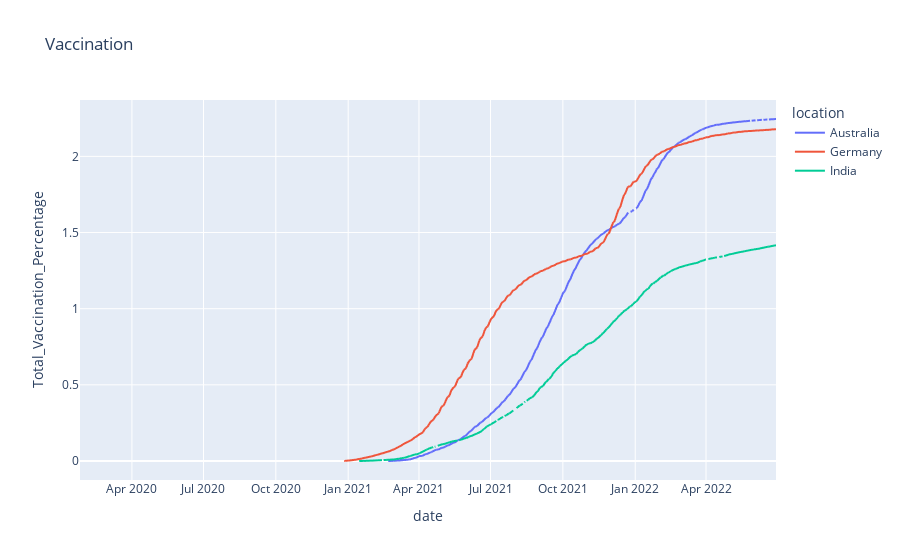

The cell this chart's notebook holds for it:
### Code cell
Vaccination_over_population = px.line(df_of_selected_countries, x= "date", y= "Total_Vaccination_Percentage", color="location", title = 'Vaccination')
Vaccination_over_population.show()

### Figure 1 — Plotly figure (JSON) as saved in the notebook; plotly's stock layout.template omitted (floating-point values rounded to 4 significant figures; data arrays with more than 128 entries replaced by an {"elided": "..."} marker saying what was removed)
{"data": [{"hovertemplate": "location=Australia<br>date=%{x}<br>Total_Vaccination_Percentage=%{y}<extra></extra>", "legendgroup": "Australia", "line": {"color": "#636efa", "dash": "solid"}, "marker": {"symbol": "circle"}, "mode": "lines", "name": "Australia", "showlegend": true, "type": "scattergl", "x": {"elided": "886 str values"}, "xaxis": "x", "y": {"elided": "886 float values"}, "yaxis": "y"}, {"hovertemplate": "location=Germany<br>date=%{x}<br>Total_Vaccination_Percentage=%{y}<extra></extra>", "legendgroup": "Germany", "line": {"color": "#EF553B", "dash": "solid"}, "marker": {"symbol": "circle"}, "mode": "lines", "name": "Germany", "showlegend": true, "type": "scattergl", "x": {"elided": "885 str values"}, "xaxis": "x", "y": {"elided": "885 float values"}, "yaxis": "y"}, {"hovertemplate": "location=India<br>date=%{x}<br>Total_Vaccination_Percentage=%{y}<extra></extra>", "legendgroup": "India", "line": {"color": "#00cc96", "dash": "solid"}, "marker": {"symbol": "circle"}, "mode": "lines", "name": "India", "showlegend": true, "type": "scattergl", "x": {"elided": "882 str values"}, "xaxis": "x", "y": {"elided": "882 float values"}, "yaxis": "y"}], "layout": {"legend": {"title": {"text": "location"}, "tracegroupgap": 0}, "title": {"text": "Vaccination"}, "xaxis": {"anchor": "y", "domain": [0, 1], "title": {"text": "date"}}, "yaxis": {"anchor": "x", "domain": [0, 1], "title": {"text": "Total_Vaccination_Percentage"}}}}
